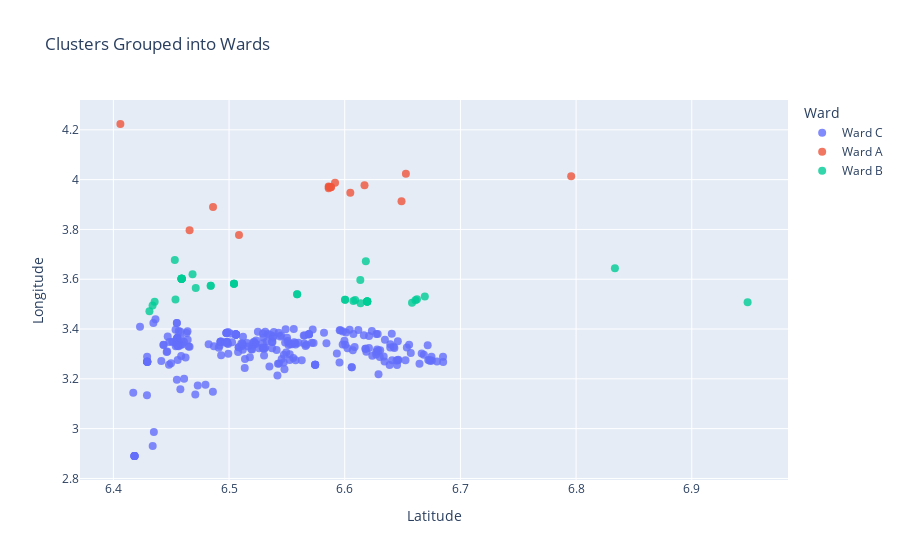

Notebook code for this chart:
### Code cell
ward_labels = {0: 'Ward C', 1: 'Ward A', 2: 'Ward B'}

location['ward'] = location['kmeans_3'].map(ward_labels)

fig = px.scatter(location, x='Latitude', y='Longitude', color='ward',
                 title='Clusters Grouped into Wards', 
                 labels={'Latitude': 'Latitude', 'Longitude': 'Longitude', 'ward': 'Ward'})

fig.update_traces(marker=dict(size=8, opacity=0.8))
fig.update_layout(showlegend=True)

fig.show()

### Figure 1 — Plotly figure (JSON) as saved in the notebook; plotly's stock layout.template omitted (floating-point values rounded to 4 significant figures; data arrays with more than 128 entries replaced by an {"elided": "..."} marker saying what was removed)
{"data": [{"hovertemplate": "Ward=Ward C<br>Latitude=%{x}<br>Longitude=%{y}<extra></extra>", "legendgroup": "Ward C", "marker": {"color": "#636efa", "opacity": 0.8, "size": 8, "symbol": "circle"}, "mode": "markers", "name": "Ward C", "orientation": "v", "showlegend": true, "type": "scatter", "x": {"elided": "252 float values"}, "xaxis": "x", "y": {"elided": "252 float values"}, "yaxis": "y"}, {"hovertemplate": "Ward=Ward A<br>Latitude=%{x}<br>Longitude=%{y}<extra></extra>", "legendgroup": "Ward A", "marker": {"color": "#EF553B", "opacity": 0.8, "size": 8, "symbol": "circle"}, "mode": "markers", "name": "Ward A", "orientation": "v", "showlegend": true, "type": "scatter", "x": [6.586, 6.588, 6.586, 6.649, 6.406, 6.796, 6.592, 6.617, 6.588, 6.653, 6.605, 6.486, 6.466, 6.509, 6.586], "xaxis": "x", "y": [3.97, 3.97, 3.973, 3.913, 4.223, 4.014, 3.988, 3.977, 3.97, 4.024, 3.948, 3.89, 3.797, 3.778, 3.965], "yaxis": "y"}, {"hovertemplate": "Ward=Ward B<br>Latitude=%{x}<br>Longitude=%{y}<extra></extra>", "legendgroup": "Ward B", "marker": {"color": "#00cc96", "opacity": 0.8, "size": 8, "symbol": "circle"}, "mode": "markers", "name": "Ward B", "orientation": "v", "showlegend": true, "type": "scatter", "x": [6.434, 6.459, 6.454, 6.504, 6.431, 6.459, 6.459, 6.453, 6.619, 6.619, 6.609, 6.618, 6.613, 6.619, 6.619, 6.834, 6.436, 6.484, 6.484, 6.459, 6.504, 6.459, 6.459, 6.504, 6.471, 6.459, 6.468, 6.607, 6.619, 6.6, 6.6, 6.559, 6.559, 6.614, 6.619, 6.662, 6.669, 6.658, 6.661, 6.948], "xaxis": "x", "y": [3.494, 3.602, 3.518, 3.582, 3.471, 3.602, 3.602, 3.678, 3.51, 3.51, 3.517, 3.672, 3.596, 3.51, 3.51, 3.644, 3.509, 3.574, 3.574, 3.602, 3.582, 3.602, 3.602, 3.582, 3.564, 3.602, 3.62, 3.512, 3.51, 3.517, 3.517, 3.54, 3.54, 3.503, 3.51, 3.519, 3.53, 3.506, 3.516, 3.508], "yaxis": "y"}], "layout": {"legend": {"title": {"text": "Ward"}, "tracegroupgap": 0}, "showlegend": true, "title": {"text": "Clusters Grouped into Wards"}, "xaxis": {"anchor": "y", "domain": [0, 1], "title": {"text": "Latitude"}}, "yaxis": {"anchor": "x", "domain": [0, 1], "title": {"text": "Longitude"}}}}
